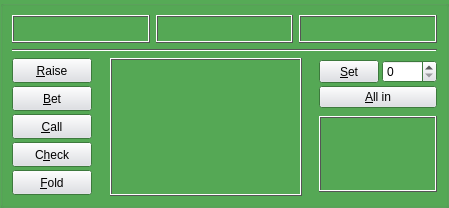
       <widget class="QGroupBox" name="groupBox0" >
        <property name="enabled" >
         <bool>true</bool>
        </property>
        <property name="palette" >
         <palette>
          <active>
           <colorrole role="WindowText" >
            <brush brushstyle="SolidPattern" >
             <color alpha="255" >
              <red>0</red>
              <green>0</green>
              <blue>0</blue>
             </color>
            </brush>
           </colorrole>
           <colorrole role="Button" >
            <brush brushstyle="SolidPattern" >
             <color alpha="255" >
              <red>221</red>
              <green>223</green>
              <blue>228</blue>
             </color>
            </brush>
           </colorrole>
           <colorrole role="Light" >
            <brush brushstyle="SolidPattern" >
             <color alpha="255" >
              <red>255</red>
              <green>255</green>
              <blue>255</blue>
             </color>
            </brush>
           </colorrole>
           <colorrole role="Midlight" >
            <brush brushstyle="SolidPattern" >
             <color alpha="255" >
              <red>255</red>
              <green>255</green>
              <blue>255</blue>
             </color>
            </brush>
           </colorrole>
           <colorrole role="Dark" >
            <brush brushstyle="SolidPattern" >
             <color alpha="255" >
              <red>85</red>
              <green>85</green>
              <blue>85</blue>
             </color>
            </brush>
           </colorrole>
           <colorrole role="Mid" >
            <brush brushstyle="SolidPattern" >
             <color alpha="255" >
              <red>199</red>
              <green>199</green>
              <blue>199</blue>
             </color>
            </brush>
           </colorrole>
           <colorrole role="Text" >
            <brush brushstyle="SolidPattern" >
             <color alpha="255" >
              <red>0</red>
              <green>0</green>
              <blue>0</blue>
             </color>
            </brush>
           </colorrole>
           <colorrole role="BrightText" >
            <brush brushstyle="SolidPattern" >
             <color alpha="255" >
              <red>255</red>
              <green>255</green>
              <blue>255</blue>
             </color>
            </brush>
           </colorrole>
           <colorrole role="ButtonText" >
            <brush brushstyle="SolidPattern" >
             <color alpha="255" >
              <red>0</red>
              <green>0</green>
              <blue>0</blue>
             </color>
            </brush>
           </colorrole>
           <colorrole role="Base" >
            <brush brushstyle="SolidPattern" >
             <color alpha="255" >
              <red>255</red>
              <green>255</green>
              <blue>255</blue>
             </color>
            </brush>
           </colorrole>
           <colorrole role="Window" >
            <brush brushstyle="SolidPattern" >
             <color alpha="255" >
              <red>86</red>
              <green>170</green>
              <blue>86</blue>
             </color>
            </brush>
           </colorrole>
           <colorrole role="Shadow" >
            <brush brushstyle="SolidPattern" >
             <color alpha="255" >
              <red>0</red>
              <green>0</green>
              <blue>0</blue>
             </color>
            </brush>
           </colorrole>
           <colorrole role="Highlight" >
            <brush brushstyle="SolidPattern" >
             <color alpha="255" >
              <red>103</red>
              <green>141</green>
              <blue>178</blue>
             </color>
            </brush>
           </colorrole>
           <colorrole role="HighlightedText" >
            <brush brushstyle="SolidPattern" >
             <color alpha="255" >
              <red>255</red>
              <green>255</green>
              <blue>255</blue>
             </color>
            </brush>
           </colorrole>
           <colorrole role="Link" >
            <brush brushstyle="SolidPattern" >
             <color alpha="255" >
              <red>0</red>
              <green>0</green>
              <blue>238</blue>
             </color>
            </brush>
           </colorrole>
           <colorrole role="LinkVisited" >
            <brush brushstyle="SolidPattern" >
             <color alpha="255" >
              <red>82</red>
              <green>24</green>
              <blue>139</blue>
             </color>
            </brush>
           </colorrole>
           <colorrole role="AlternateBase" >
            <brush brushstyle="SolidPattern" >
             <color alpha="255" >
              <red>232</red>
              <green>232</green>
              <blue>232</blue>
             </color>
            </brush>
           </colorrole>
          </active>
          <inactive>
           <colorrole role="WindowText" >
            <brush brushstyle="SolidPattern" >
             <color alpha="255" >
              <red>0</red>
              <green>0</green>
              <blue>0</blue>
             </color>
            </brush>
           </colorrole>
           <colorrole role="Button" >
            <brush brushstyle="SolidPattern" >
             <color alpha="255" >
              <red>221</red>
              <green>223</green>
              <blue>228</blue>
             </color>
            </brush>
           </colorrole>
           <colorrole role="Light" >
            <brush brushstyle="SolidPattern" >
             <color alpha="255" >
              <red>255</red>
              <green>255</green>
              <blue>255</blue>
             </color>
            </brush>
           </colorrole>
           <colorrole role="Midlight" >
            <brush brushstyle="SolidPattern" >
             <color alpha="255" >
              <red>255</red>
              <green>255</green>
              <blue>255</blue>
             </color>
            </brush>
           </colorrole>
           <colorrole role="Dark" >
            <brush brushstyle="SolidPattern" >
             <color alpha="255" >
              <red>85</red>
              <green>85</green>
              <blue>85</blue>
             </color>
            </brush>
           </colorrole>
           <colorrole role="Mid" >
            <brush brushstyle="SolidPattern" >
             <color alpha="255" >
              <red>199</red>
              <green>199</green>
              <blue>199</blue>
             </color>
            </brush>
           </colorrole>
           <colorrole role="Text" >
            <brush brushstyle="SolidPattern" >
             <color alpha="255" >
              <red>0</red>
              <green>0</green>
              <blue>0</blue>
             </color>
            </brush>
           </colorrole>
           <colorrole role="BrightText" >
            <brush brushstyle="SolidPattern" >
             <color alpha="255" >
              <red>255</red>
              <green>255</green>
              <blue>255</blue>
             </color>
            </brush>
           </colorrole>
           <colorrole role="ButtonText" >
            <brush brushstyle="SolidPattern" >
             <color alpha="255" >
              <red>0</red>
              <green>0</green>
              <blue>0</blue>
             </color>
            </brush>
           </colorrole>
           <colorrole role="Base" >
            <brush brushstyle="SolidPattern" >
             <color alpha="255" >
              <red>255</red>
              <green>255</green>
              <blue>255</blue>
             </color>
            </brush>
           </colorrole>
           <colorrole role="Window" >
            <brush brushstyle="SolidPattern" >
             <color alpha="255" >
              <red>86</red>
              <green>170</green>
              <blue>86</blue>
             </color>
            </brush>
           </colorrole>
           <colorrole role="Shadow" >
            <brush brushstyle="SolidPattern" >
             <color alpha="255" >
              <red>0</red>
              <green>0</green>
              <blue>0</blue>
             </color>
            </brush>
           </colorrole>
           <colorrole role="Highlight" >
            <brush brushstyle="SolidPattern" >
             <color alpha="255" >
              <red>103</red>
              <green>141</green>
              <blue>178</blue>
             </color>
            </brush>
           </colorrole>
           <colorrole role="HighlightedText" >
            <brush brushstyle="SolidPattern" >
             <color alpha="255" >
              <red>255</red>
              <green>255</green>
              <blue>255</blue>
             </color>
            </brush>
           </colorrole>
           <colorrole role="Link" >
            <brush brushstyle="SolidPattern" >
             <color alpha="255" >
              <red>0</red>
              <green>0</green>
              <blue>238</blue>
             </color>
            </brush>
           </colorrole>
           <colorrole role="LinkVisited" >
            <brush brushstyle="SolidPattern" >
             <color alpha="255" >
              <red>82</red>
              <green>24</green>
              <blue>139</blue>
             </color>
            </brush>
           </colorrole>
           <colorrole role="AlternateBase" >
            <brush brushstyle="SolidPattern" >
             <color alpha="255" >
              <red>232</red>
              <green>232</green>
              <blue>232</blue>
             </color>
            </brush>
           </colorrole>
          </inactive>
          <disabled>
           <colorrole role="WindowText" >
            <brush brushstyle="SolidPattern" >
             <color alpha="255" >
              <red>128</red>
              <green>128</green>
              <blue>128</blue>
             </color>
            </brush>
           </colorrole>
           <colorrole role="Button" >
            <brush brushstyle="SolidPattern" >
             <color alpha="255" >
              <red>221</red>
              <green>223</green>
              <blue>228</blue>
             </color>
            </brush>
           </colorrole>
           <colorrole role="Light" >
            <brush brushstyle="SolidPattern" >
             <color alpha="255" >
              <red>255</red>
              <green>255</green>
              <blue>255</blue>
             </color>
            </brush>
           </colorrole>
           <colorrole role="Midlight" >
            <brush brushstyle="SolidPattern" >
             <color alpha="255" >
              <red>255</red>
              <green>255</green>
              <blue>255</blue>
             </color>
            </brush>
           </colorrole>
           <colorrole role="Dark" >
            <brush brushstyle="SolidPattern" >
             <color alpha="255" >
              <red>85</red>
              <green>85</green>
              <blue>85</blue>
             </color>
            </brush>
           </colorrole>
           <colorrole role="Mid" >
            <brush brushstyle="SolidPattern" >
             <color alpha="255" >
              <red>199</red>
              <green>199</green>
              <blue>199</blue>
             </color>
            </brush>
           </colorrole>
           <colorrole role="Text" >
            <brush brushstyle="SolidPattern" >
             <color alpha="255" >
              <red>199</red>
              <green>199</green>
              <blue>199</blue>
             </color>
            </brush>
           </colorrole>
           <colorrole role="BrightText" >
            <brush brushstyle="SolidPattern" >
             <color alpha="255" >
              <red>255</red>
              <green>255</green>
              <blue>255</blue>
             </color>
            </brush>
           </colorrole>
           <colorrole role="ButtonText" >
            <brush brushstyle="SolidPattern" >
             <color alpha="255" >
              <red>128</red>
              <green>128</green>
              <blue>128</blue>
             </color>
            </brush>
           </colorrole>
           <colorrole role="Base" >
            <brush brushstyle="SolidPattern" >
             <color alpha="255" >
              <red>86</red>
              <green>170</green>
              <blue>86</blue>
             </color>
            </brush>
           </colorrole>
           <colorrole role="Window" >
            <brush brushstyle="SolidPattern" >
             <color alpha="255" >
              <red>86</red>
              <green>170</green>
              <blue>86</blue>
             </color>
            </brush>
           </colorrole>
           <colorrole role="Shadow" >
            <brush brushstyle="SolidPattern" >
             <color alpha="255" >
              <red>0</red>
              <green>0</green>
              <blue>0</blue>
             </color>
            </brush>
           </colorrole>
           <colorrole role="Highlight" >
            <brush brushstyle="SolidPattern" >
             <color alpha="255" >
              <red>86</red>
              <green>117</green>
              <blue>148</blue>
             </color>
            </brush>
           </colorrole>
           <colorrole role="HighlightedText" >
            <brush brushstyle="SolidPattern" >
             <color alpha="255" >
              <red>255</red>
              <green>255</green>
              <blue>255</blue>
             </color>
            </brush>
           </colorrole>
           <colorrole role="Link" >
            <brush brushstyle="SolidPattern" >
             <color alpha="255" >
              <red>0</red>
              <green>0</green>
              <blue>238</blue>
             </color>
            </brush>
           </colorrole>
           <colorrole role="LinkVisited" >
            <brush brushstyle="SolidPattern" >
             <color alpha="255" >
              <red>82</red>
              <green>24</green>
              <blue>139</blue>
             </color>
            </brush>
           </colorrole>
           <colorrole role="AlternateBase" >
            <brush brushstyle="SolidPattern" >
             <color alpha="255" >
              <red>232</red>
              <green>232</green>
              <blue>232</blue>
             </color>
            </brush>
           </colorrole>
          </disabled>
         </palette>
        </property>
        <property name="autoFillBackground" >
         <bool>true</bool>
        </property>
        <property name="title" >
         <string/>
        </property>
        <layout class="QGridLayout" >
         <property name="margin" >
          <number>9</number>
         </property>
         <property name="spacing" >
          <number>6</number>
         </property>
         <item row="1" column="0" colspan="3" >
          <widget class="Line" name="line9" >
           <property name="frameShape" >
            <enum>QFrame::HLine</enum>
           </property>
           <property name="frameShadow" >
            <enum>QFrame::Sunken</enum>
           </property>
           <property name="orientation" >
            <enum>Qt::Horizontal</enum>
           </property>
          </widget>
         </item>
         <item row="2" column="0" colspan="3" >
          <layout class="QHBoxLayout" >
           <property name="margin" >
            <number>0</number>
           </property>
           <property name="spacing" >
            <number>6</number>
           </property>
           <item>
            <layout class="QVBoxLayout" >
             <property name="margin" >
              <number>0</number>
             </property>
             <property name="spacing" >
              <number>3</number>
             </property>
             <item>
              <widget class="QPushButton" name="pushButton_raise" >
               <property name="maximumSize" >
                <size>
                 <width>16777215</width>
                 <height>25</height>
                </size>
               </property>
               <property name="text" >
                <string>&amp;Raise</string>
               </property>
               <property name="shortcut" >
                <string>Alt+R</string>
               </property>
              </widget>
             </item>
             <item>
              <widget class="QPushButton" name="pushButton_bet" >
               <property name="maximumSize" >
                <size>
                 <width>16777215</width>
                 <height>25</height>
                </size>
               </property>
               <property name="text" >
                <string>&amp;Bet</string>
               </property>
               <property name="shortcut" >
                <string>Alt+B</string>
               </property>
              </widget>
             </item>
             <item>
              <widget class="QPushButton" name="pushButton_call" >
               <property name="maximumSize" >
                <size>
                 <width>16777215</width>
                 <height>25</height>
                </size>
               </property>
               <property name="text" >
                <string>&amp;Call</string>
               </property>
               <property name="shortcut" >
                <string>Alt+C</string>
               </property>
              </widget>
             </item>
             <item>
              <widget class="QPushButton" name="pushButton_check" >
               <property name="maximumSize" >
                <size>
                 <width>16777215</width>
                 <height>25</height>
                </size>
               </property>
               <property name="text" >
                <string>C&amp;heck</string>
               </property>
               <property name="shortcut" >
                <string>Alt+H</string>
               </property>
              </widget>
             </item>
             <item>
              <widget class="QPushButton" name="pushButton_fold" >
               <property name="maximumSize" >
                <size>
                 <width>16777215</width>
                 <height>25</height>
                </size>
               </property>
               <property name="text" >
                <string>&amp;Fold</string>
               </property>
               <property name="shortcut" >
                <string>Alt+F</string>
               </property>
              </widget>
             </item>
            </layout>
           </item>
           <item>
            <spacer>
             <property name="orientation" >
              <enum>Qt::Horizontal</enum>
             </property>
             <property name="sizeHint" >
              <size>
               <width>7</width>
               <height>20</height>
              </size>
             </property>
            </spacer>
           </item>
           <item>
            <widget class="Q3Frame" name="frame5" >
             <property name="sizePolicy" >
              <sizepolicy>
               <hsizetype>4</hsizetype>
               <vsizetype>4</vsizetype>
               <horstretch>0</horstretch>
               <verstretch>0</verstretch>
              </sizepolicy>
             </property>
             <property name="frameShape" >
              <enum>QFrame::Box</enum>
             </property>
             <property name="frameShadow" >
              <enum>QFrame::Raised</enum>
             </property>
             <layout class="QGridLayout" >
              <property name="margin" >
               <number>11</number>
              </property>
              <property name="spacing" >
               <number>6</number>
              </property>
              <item row="0" column="0" >
               <widget class="QLabel" name="pixmapLabel_card0a" >
                <property name="sizePolicy" >
                 <sizepolicy>
                  <hsizetype>4</hsizetype>
                  <vsizetype>4</vsizetype>
                  <horstretch>0</horstretch>
                  <verstretch>0</verstretch>
                 </sizepolicy>
                </property>
                <property name="minimumSize" >
                 <size>
                  <width>80</width>
                  <height>112</height>
                 </size>
                </property>
                <property name="maximumSize" >
                 <size>
                  <width>80</width>
                  <height>112</height>
                 </size>
                </property>
                <property name="scaledContents" >
                 <bool>true</bool>
                </property>
               </widget>
              </item>
              <item row="0" column="1" >
               <widget class="QLabel" name="pixmapLabel_card0b" >
                <property name="sizePolicy" >
                 <sizepolicy>
                  <hsizetype>4</hsizetype>
                  <vsizetype>4</vsizetype>
                  <horstretch>0</horstretch>
                  <verstretch>0</verstretch>
                 </sizepolicy>
                </property>
                <property name="minimumSize" >
                 <size>
                  <width>80</width>
                  <height>112</height>
                 </size>
                </property>
                <property name="maximumSize" >
                 <size>
                  <width>80</width>
                  <height>112</height>
                 </size>
                </property>
                <property name="scaledContents" >
                 <bool>true</bool>
                </property>
               </widget>
              </item>
             </layout>
            </widget>
           </item>
           <item>
            <spacer>
             <property name="orientation" >
              <enum>Qt::Horizontal</enum>
             </property>
             <property name="sizeHint" >
              <size>
               <width>7</width>
               <height>20</height>
              </size>
             </property>
            </spacer>
           </item>
           <item>
            <layout class="QGridLayout" >
             <property name="margin" >
              <number>0</number>
             </property>
             <property name="spacing" >
              <number>6</number>
             </property>
             <item row="0" column="0" >
              <layout class="QGridLayout" >
               <property name="margin" >
                <number>0</number>
               </property>
               <property name="spacing" >
                <number>3</number>
               </property>
               <item row="0" column="0" >
                <widget class="QPushButton" name="pushButton_set" >
                 <property name="maximumSize" >
                  <size>
                   <width>60</width>
                   <height>25</height>
                  </size>
                 </property>
                 <property name="text" >
                  <string>&amp;Set</string>
                 </property>
                 <property name="shortcut" >
                  <string>Alt+S</string>
                 </property>
                </widget>
               </item>
               <item row="1" column="0" colspan="2" >
                <widget class="QPushButton" name="pushButton_allin" >
                 <property name="text" >
                  <string>&amp;All in</string>
                 </property>
                 <property name="shortcut" >
                  <string>Alt+A</string>
                 </property>
                </widget>
               </item>
               <item row="0" column="1" >
                <widget class="QSpinBox" name="spinBox_set" >
                 <property name="minimumSize" >
                  <size>
                   <width>55</width>
                   <height>0</height>
                  </size>
                 </property>
                </widget>
               </item>
              </layout>
             </item>
             <item row="1" column="0" >
              <widget class="QFrame" name="frame_6" >
               <property name="minimumSize" >
                <size>
                 <width>16</width>
                 <height>76</height>
                </size>
               </property>
               <property name="maximumSize" >
                <size>
                 <width>16777215</width>
                 <height>76</height>
                </size>
               </property>
               <property name="frameShape" >
                <enum>QFrame::Box</enum>
               </property>
               <property name="frameShadow" >
                <enum>QFrame::Raised</enum>
               </property>
               <layout class="QGridLayout" >
                <property name="margin" >
                 <number>8</number>
                </property>
                <property name="spacing" >
                 <number>0</number>
                </property>
                <item row="1" column="0" >
                 <widget class="QLabel" name="textLabel_Cash0" />
                </item>
                <item row="0" column="0" >
                 <widget class="QLabel" name="textLabel_TopCash0" />
                </item>
               </layout>
              </widget>
             </item>
            </layout>
           </item>
          </layout>
         </item>
         <item row="0" column="1" >
          <widget class="QFrame" name="frame_10" >
           <property name="maximumSize" >
            <size>
             <width>16777215</width>
             <height>30</height>
            </size>
           </property>
           <property name="frameShape" >
            <enum>QFrame::Box</enum>
           </property>
           <property name="frameShadow" >
            <enum>QFrame::Raised</enum>
           </property>
           <layout class="QGridLayout" >
            <property name="margin" >
             <number>0</number>
            </property>
            <property name="spacing" >
             <number>0</number>
            </property>
            <item row="0" column="0" >
             <widget class="QLabel" name="textLabel_Status0" >
              <property name="minimumSize" >
               <size>
                <width>133</width>
                <height>0</height>
               </size>
              </property>
              <property name="text" >
               <string/>
              </property>
             </widget>
            </item>
           </layout>
          </widget>
         </item>
         <item row="0" column="2" >
          <widget class="Q3Frame" name="frame_Set0" >
           <property name="maximumSize" >
            <size>
             <width>16777215</width>
             <height>30</height>
            </size>
           </property>
           <property name="autoFillBackground" >
            <bool>true</bool>
           </property>
           <property name="frameShape" >
            <enum>QFrame::Box</enum>
           </property>
           <property name="frameShadow" >
            <enum>QFrame::Raised</enum>
           </property>
           <layout class="QGridLayout" >
            <property name="margin" >
             <number>3</number>
            </property>
            <property name="spacing" >
             <number>0</number>
            </property>
            <item row="0" column="0" >
             <widget class="QLabel" name="textLabel_Set0" >
              <property name="minimumSize" >
               <size>
                <width>128</width>
                <height>0</height>
               </size>
              </property>
              <property name="text" >
               <string/>
              </property>
             </widget>
            </item>
           </layout>
          </widget>
         </item>
         <item row="0" column="0" >
          <widget class="Q3Frame" name="frame57" >
           <property name="minimumSize" >
            <size>
             <width>30</width>
             <height>25</height>
            </size>
           </property>
           <property name="maximumSize" >
            <size>
             <width>16777215</width>
             <height>30</height>
            </size>
           </property>
           <property name="frameShape" >
            <enum>QFrame::Box</enum>
           </property>
           <property name="frameShadow" >
            <enum>QFrame::Raised</enum>
           </property>
           <layout class="QGridLayout" >
            <property name="margin" >
             <number>5</number>
            </property>
            <property name="spacing" >
             <number>0</number>
            </property>
            <item row="0" column="0" >
             <widget class="QLabel" name="textLabel_Button0" >
              <property name="minimumSize" >
               <size>
                <width>124</width>
                <height>0</height>
               </size>
              </property>
              <property name="text" >
               <string/>
              </property>
             </widget>
            </item>
           </layout>
          </widget>
         </item>
        </layout>
       </widget>
